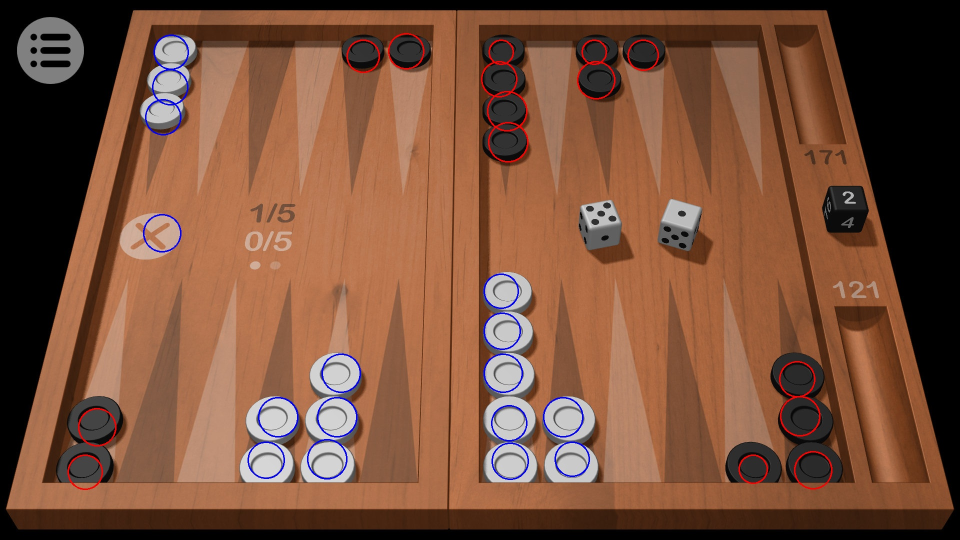
#> input picture temp/images/color_res.jpg, 1920 x 1080 px, given in place of demo2.jpg, which was not available (shown at 1/2 size)
$ python -i colors.py   (imports and definitions only)
#> lines starting #> are read from the running program, lines starting #| are printed output that depends on the picture; after the words box and inside, x2 and y2 are one past the last pixel; in counts of white or black regions, pixels touching at a corner belong together; pictures that were not available may be replaced by others from this repository, and a replacement may not be noted
import cv2
import numpy as np
import os


# Función para contar fichas por color, fila y grupo
def contar_fichas_por_color():

    img_path = os.path.join("static", "images","demo2.jpg")
    img = cv2.imread(img_path)
#> img is the input picture: shape (1080, 1920, 3); mean B, G, R 59.1, 80.6, 121.7

    # Convertir la imagen a escala de grises
    gray = cv2.cvtColor(img, cv2.COLOR_BGR2GRAY)
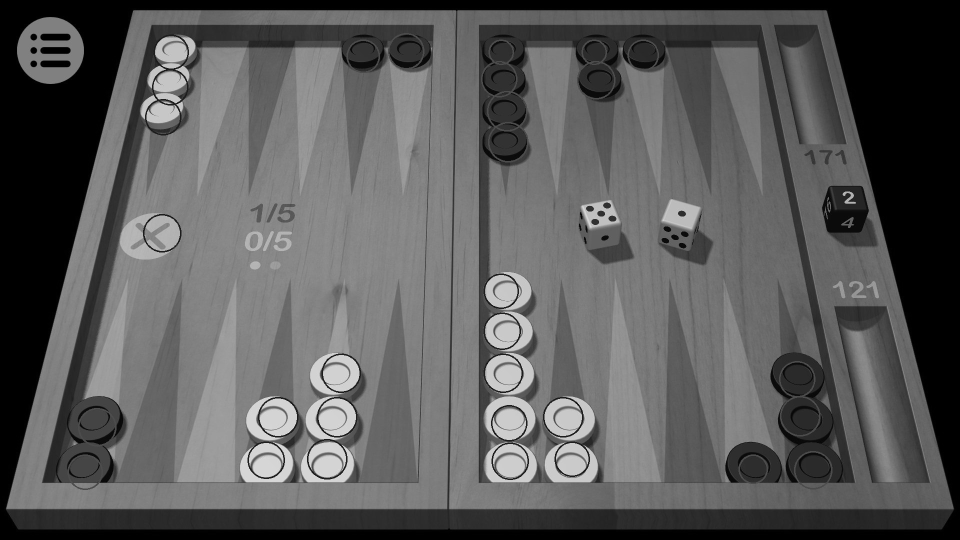
#> gray: shape (1080, 1920) (shown at 1/2 size); min 0, max 231, mean 90.5

    # Aplicar un suavizado para reducir el ruido
    blurred = cv2.GaussianBlur(gray, (9, 9), 2)

    # Detección de círculos utilizando la transformada de Hough
    circles = cv2.HoughCircles(
        blurred,
        cv2.HOUGH_GRADIENT,
        dp=1,
        minDist=50,
        param1=50,
        param2=30,
        minRadius=17,
        maxRadius=40,
    )
#> circles = 32 rows, first 8: [556.5, 833.5, 36.5], [324.5, 465.5, 39.4], [674.5, 834.5, 36.5], [1003.5, 662.5, 33.6], [1018.5, 846.5, 37], [326.5, 233.5, 37.2], [1001.5, 582.5, 31.7], [1128.5, 834.5, 39.4]

    # Contadores de fichas negras y blancas
    total_fichas_negras = 0
    total_fichas_blancas = 0

    if circles is not None:
        circles = np.uint16(np.around(circles))
#> circles = 32 rows, first 8: [556, 834, 36], [324, 466, 39], [674, 834, 36], [1004, 662, 34], [1018, 846, 37], [326, 234, 37], [1002, 582, 32], [1128, 834, 39]

        for i in circles[0, :]:
            center = (i[0], i[1])

            # Extraer la región de interés (ROI) alrededor del círculo
            radius = i[2]
            roi = img[
                center[1] - radius : center[1] + radius,
                center[0] - radius : center[0] + radius,
            ]

            # Calcular el promedio de color en la ROI
            promedio_color = np.mean(roi, axis=(0, 1))

            # Determinar si el promedio de color indica una ficha negra o blanca
            if (
                np.mean(promedio_color) < 100
            ):  # Puedes ajustar este umbral según tus necesidades
                total_fichas_negras += 1
                color_contorno = (0, 0, 255)  # Rojo para fichas negras
            else:
                total_fichas_blancas += 1
                color_contorno = (255, 0, 0)  # Azul para fichas blancas

            # Dibujar el círculo y el color correspondiente en la imagen original
            cv2.circle(img, center, radius, color_contorno, 2)
#> this loop made 32 passes
#> (center, radius, promedio_color, color_contorno) on passes 1 to 12: ((556, 834), 36, [199.3, 182.4, 183.5], (255, 0, 0)), ((324, 466), 39, [142, 135.7, 174.6], (255, 0, 0)), ((674, 834), 36, [197.5, 180.4, 181.3], (255, 0, 0)), ((1004, 662), 34, [187.7, 168, 169.7], (255, 0, 0)), ((1018, 846), 37, [191.1, 162.9, 162.9], (255, 0, 0)), ((326, 234), 37, [157.9, 127.9, 137], (255, 0, 0)), ((1002, 582), 32, [187.7, 165.5, 167], (255, 0, 0)), ((1128, 834), 39, [187.9, 164.6, 167.3], (255, 0, 0)), ((1006, 746), 36, [188.4, 169.1, 170.9], (255, 0, 0)), ((1144, 918), 32, [190.2, 167.6, 168.1], (255, 0, 0)), ((682, 746), 36, [196.4, 177.4, 179.4], (255, 0, 0)), ((532, 920), 33, [198.8, 181.6, 182.4], (255, 0, 0))
#> pass 1, in contar_fichas_por_color, `roi = img[ center[1] - radius : center[1] + radius, center[0] - radius..`:
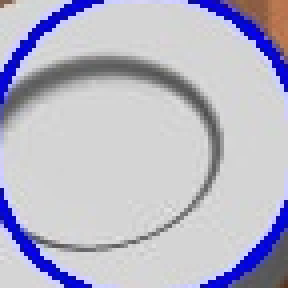
#> roi: shape (72, 72, 3) (shown 4 times larger); mean B, G, R 199.3, 182.4, 183.5
#> pass 2, in contar_fichas_por_color, `roi = img[ center[1] - radius : center[1] + radius, center[0] - radius..`:
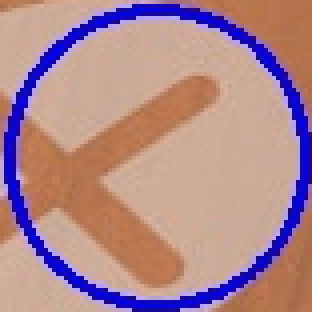
#> roi: shape (78, 78, 3) (shown 4 times larger); mean B, G, R 142, 135.7, 174.6
#> pass 3, in contar_fichas_por_color, `roi = img[ center[1] - radius : center[1] + radius, center[0] - radius..`:
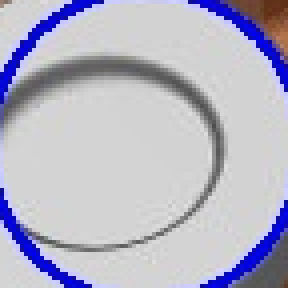
#> roi: shape (72, 72, 3) (shown 4 times larger); mean B, G, R 197.5, 180.4, 181.3
#> after the loop:
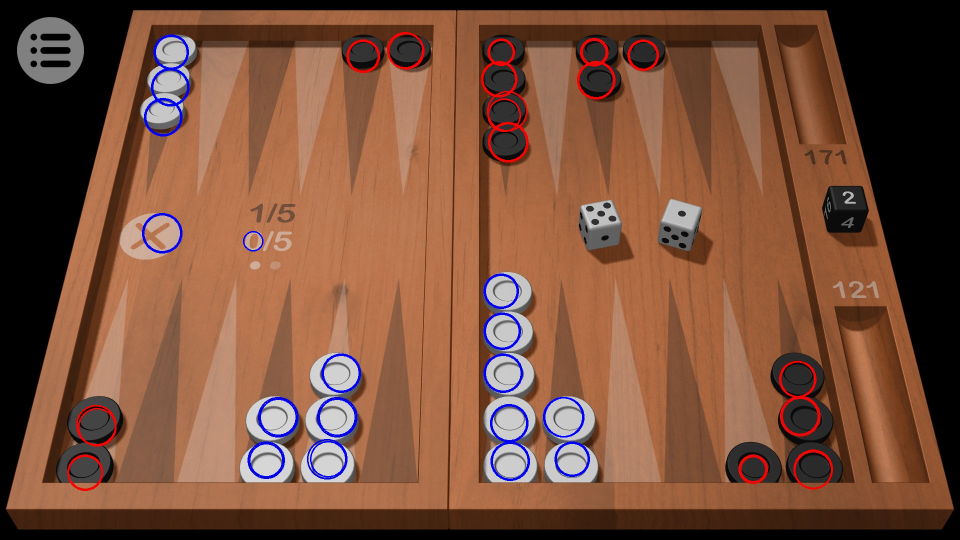
#> img: shape (1080, 1920, 3) (shown at 1/2 size); 0.97% of pixels changed, all inside (x1, y1, x2, y2) = (135, 64, 1666, 982)
#> after the loop:
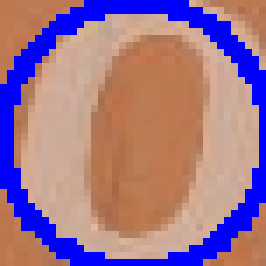
#> roi: shape (38, 38, 3) (shown 7 times larger); mean B, G, R 142.6, 116.7, 157.8
#> after the loop, total_fichas_blancas = 17; total_fichas_negras = 15

    save_path = "static/images/temp/color_res.jpg"
    d = cv2.imwrite(save_path, img)
    print(d)
#| True

    name ='Colores'

    # Imprimir el total de fichas detectadas
    print("Total de fichas negras:", total_fichas_negras)
#| Total de fichas negras: 15
    print("Total de fichas blancas:", total_fichas_blancas)
#| Total de fichas blancas: 17

    result = {'ruta_img':save_path, 'nombre':name, 'total_fichas_blancas':total_fichas_blancas, 'total_fichas_negras':total_fichas_negras}
#> result = {'ruta_img': 'static/images/temp/color_res.jpg', 'nombre': 'Colores', 'total_fichas_blancas': 17, 'total_fichas_negras': 15}

    return result

>>> result = contar_fichas_por_color()
